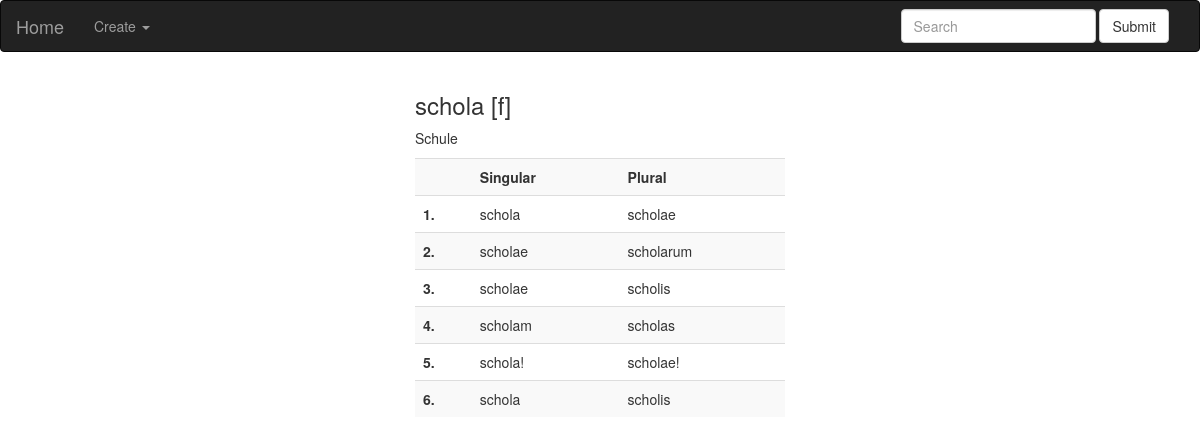
Page /vokabel/noun4 on the committed database.
### Vokabel/models.py (models this page shows)
class Vocable(models.Model):
	translation=models.CharField(max_length=128)
	class Meta:
		abstract=True

class Noun(Vocable):
	genus=models.CharField(max_length=1,
		choices=[(g.value, g.name) for g in Genus])
	sg1=models.CharField(max_length=128)
	sg2=models.CharField(max_length=128)
	sg3=models.CharField(max_length=128)
	sg4=models.CharField(max_length=128)
	sg5=models.CharField(max_length=128)
	sg6=models.CharField(max_length=128)
	pl1=models.CharField(max_length=128)
	pl2=models.CharField(max_length=128)
	pl3=models.CharField(max_length=128)
	pl4=models.CharField(max_length=128)
	pl5=models.CharField(max_length=128)
	pl6=models.CharField(max_length=128)

### Vokabel/views.py (the view)
# urls.py: url(r"noun(?P<pk>[0-9]+)$", Vokabel.views.NounDetail.as_view(), name="view_noun"),
class NounDetail(generic.DetailView):
	template_name = "noun_detail.html"
	model = Noun

### Vokabel/templates/noun_detail.html (shortened to what this page needs)
{% extends 'layout.html' %}
{% block head %}
	{% load bootstrap %}
{% endblock %}
{% block body %}
	<div class="col-lg-4 col-lg-offset-4 col-md-10 col-md-offset-2 col-sm-12">
		<h3>{{ noun.sg1 }} [{{ noun.genus }}]</h3>
		<p>{{ noun.translation }}</p>
		<table class="table table-striped table-hover">
			<tr>
				<th></th>
				<th>Singular</th>
				<th>Plural</th>
			</tr>
			<tr>
				<th>1.</th>
				<td>{{ noun.sg1 }}</td>
				<td>{{ noun.pl1 }}</td>
			</tr>
			<tr>
				<th>2.</th>
				<td>{{ noun.sg2 }}</td>
				<td>{{ noun.pl2 }}</td>
			</tr>
			<tr>
				<th>3.</th>
				<td>{{ noun.sg3 }}</td>
				<td>{{ noun.pl3 }}</td>
			</tr>
			<tr>
				<th>4.</th>
				<td>{{ noun.sg4 }}</td>
				<td>{{ noun.pl4 }}</td>
			</tr>
			<tr>
				<th>5.</th>
				<td>{{ noun.sg5 }}</td>
				<td>{{ noun.pl5 }}</td>
			</tr>
			<tr>
				<th>6.</th>
				<td>{{ noun.sg6 }}</td>
				<td>{{ noun.pl6 }}</td>
			</tr>
		</table>
	</div>
{% endblock %}

### rows in the picture
Noun: sg1 "schola", genus "f", translation "Schule", pl1 "scholae", sg2 "scholae", pl2 "scholarum", sg3 "scholae", pl3 "scholis", sg4 "scholam", pl4 "scholas", sg5 "schola!", pl5 "scholae!", sg6 "schola", pl6 "scholis"
